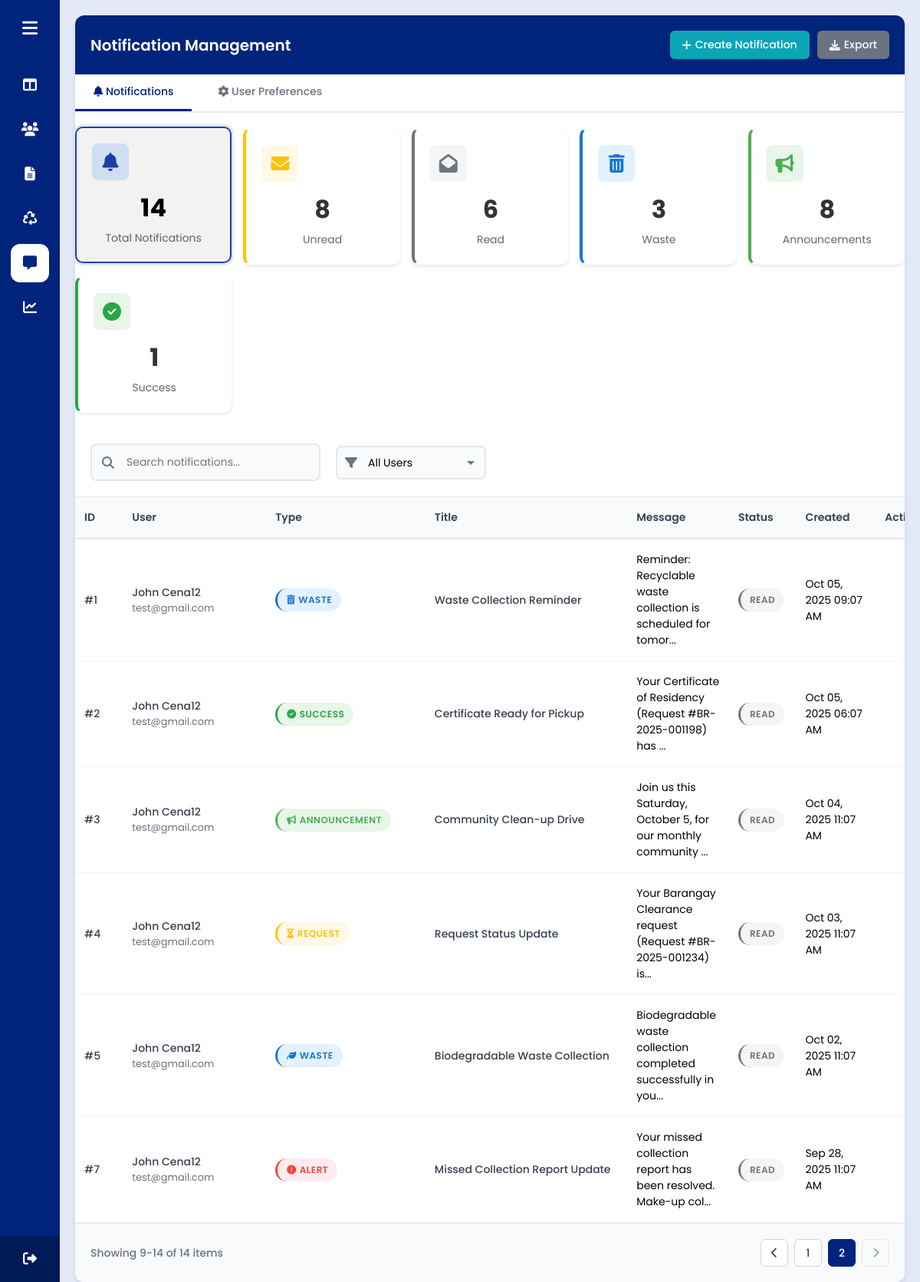
Page /admin/notifications.php?tab=notifications&page=2 (signed in) on the committed database.
### tables this page shows
CREATE TABLE `notifications` (
  `id` int(11) NOT NULL,
  `user_id` int(11) NOT NULL,
  `type` enum('waste','request','announcement','alert','success') NOT NULL,
  `title` varchar(255) NOT NULL,
  `message` text NOT NULL,
  `icon` varchar(50) DEFAULT NULL,
  `is_read` tinyint(1) DEFAULT 0,
  `related_id` int(11) DEFAULT NULL COMMENT 'Related record ID (request_id, report_id, etc)',
  `related_type` varchar(50) DEFAULT NULL COMMENT 'Type of related record',
  `created_at` timestamp NOT NULL DEFAULT current_timestamp(),
  `updated_at` timestamp NOT NULL DEFAULT current_timestamp() ON UPDATE current_timestamp()
);

CREATE TABLE `user` (
  `id` int(11) NOT NULL,
  `first_name` varchar(255) NOT NULL,
  `middle_name` varchar(255) NOT NULL,
  `last_name` varchar(255) NOT NULL,
  `email` varchar(255) NOT NULL,
  `password` varchar(255) NOT NULL,
  `image` varchar(255) NOT NULL,
  `contact_number` varchar(255) NOT NULL,
  `date_of_birth` date DEFAULT NULL,
  `gender` enum('male','female') DEFAULT NULL,
  `civil_status` enum('single','married','divorced','widowed') DEFAULT NULL,
  `occupation` varchar(100) DEFAULT NULL,
  `house_number` varchar(100) DEFAULT NULL,
  `street_name` varchar(255) DEFAULT NULL,
  `barangay` varchar(255) DEFAULT 'Baliwasan',
  `status` enum('active','inactive','moved') DEFAULT 'active',
  `is_new` tinyint(1) DEFAULT 1,
  `created_at` datetime NOT NULL DEFAULT current_timestamp(),
  `updated_at` timestamp NULL DEFAULT NULL ON UPDATE current_timestamp()
);

### admin/notifications.php (the view, shortened to what this page needs)
<?php
require_once("../conn/conn.php");
$activeTab = isset($_GET['tab']) ? $_GET['tab'] : 'notifications';
$itemsPerPage = 8;
$currentPage = isset($_GET['page']) ? (int) $_GET['page'] : 1;
$currentPage = max(1, $currentPage);
$offset = ($currentPage - 1) * $itemsPerPage;
$filterType = isset($_GET['filter_type']) ? $_GET['filter_type'] : 'all';
$searchQuery = isset($_GET['search']) ? trim($_GET['search']) : '';
$notifications = [];
$totalNotifications = 0;
$totalPreferences = 0;
if ($activeTab === 'notifications') {
    $whereConditions = [];
    $params = [];
    $types = "";
    $whereClause = count($whereConditions) > 0 ? "WHERE " . implode(" AND ", $whereConditions) : "";
    try {
        $countSql = "SELECT COUNT(*) as total FROM notifications n
                     INNER JOIN user u ON n.user_id = u.id
                     {$whereClause}";
        $countStmt = $conn->prepare($countSql);
        $countStmt->execute();
        $totalNotifications = $countStmt->get_result()->fetch_assoc()['total'];
        $sql = "
            SELECT
                n.*,
                u.first_name,
                u.middle_name,
                u.last_name,
                u.email,
                u.contact_number
            FROM notifications n
            INNER JOIN user u ON n.user_id = u.id
            {$whereClause}
            ORDER BY n.created_at DESC
            LIMIT ? OFFSET ?
        ";
        $stmt = $conn->prepare($sql);
        $params[] = $itemsPerPage;
        $params[] = $offset;
        $types .= "ii";
        $stmt->bind_param($types, ...$params);
        $stmt->execute();
        $result = $stmt->get_result();
        while ($row = $result->fetch_assoc()) {
            $notifications[] = $row;
        }
    } catch (Exception $e) {
        die("Error fetching notifications: " . $e->getMessage());
    }
    $stats = [
        'total' => 0,
        'read' => 0,
        'unread' => 0,
        'waste' => 0,
        'request' => 0,
        'announcement' => 0,
        'alert' => 0,
        'success' => 0
    ];
    try {
        $statsStmt = $conn->query("
            SELECT
                COUNT(*) as total,
                SUM(CASE WHEN is_read = 1 THEN 1 ELSE 0 END) as read_count,
                SUM(CASE WHEN is_read = 0 THEN 1 ELSE 0 END) as unread_count,
                SUM(CASE WHEN type = 'waste' THEN 1 ELSE 0 END) as waste,
                SUM(CASE WHEN type = 'request' THEN 1 ELSE 0 END) as request,
                SUM(CASE WHEN type = 'announcement' THEN 1 ELSE 0 END) as announcement,
                SUM(CASE WHEN type = 'alert' THEN 1 ELSE 0 END) as alert,
                SUM(CASE WHEN type = 'success' THEN 1 ELSE 0 END) as success
            FROM notifications
        ");
        $statsData = $statsStmt->fetch_assoc();
        $stats = [
            'total' => $statsData['total'],
            'read' => $statsData['read_count'],
            'unread' => $statsData['unread_count'],
            'waste' => $statsData['waste'],
            'request' => $statsData['request'],
            'announcement' => $statsData['announcement'],
            'alert' => $statsData['alert'],
            'success' => $statsData['success']
        ];
    } catch (Exception $e) {
    }
}
$totalPages = $activeTab === 'notifications' ? ceil($totalNotifications / $itemsPerPage) : ceil($totalPreferences / $itemsPerPage);
$totalItems = $activeTab === 'notifications' ? $totalNotifications : $totalPreferences;
?>
<!DOCTYPE html>
<html lang="en" dir="ltr">
<head>
    <?php include '../components/header_links.php'; ?>
    <?php include '../components/admin_side_header.php'; ?>
</head>
<body>
    <?php include '../components/sidebar.php'; ?>
    <section class="home-section">
        <div class="table-container">
            <div class="table-header">
                <h2 class="table-title">Notification Management</h2>
                <div class="table-actions">
                    <?php if ($activeTab === 'notifications'): ?>
                        <button class="btn btn-primary" onclick="createNotification()">
                            <i class="fas fa-plus"></i> Create Notification
                        </button>
                        <button class="btn btn-secondary" onclick="exportNotification()">
                            <i class="fas fa-download"></i> Export
                        </button>
                    <?php else: ?>
                        <button class="btn btn-secondary" onclick="exportPreferences()">
                            <i class="fas fa-download"></i> Export Preferences
                        </button>
                    <?php endif; ?>
                </div>
            </div>
            <div class="tab-navigation">
                <button class="tab-btn <?= $activeTab === 'notifications' ? 'active' : ''; ?>"
                    onclick="switchTab('notifications')">
                    <i class="fas fa-bell"></i> Notifications
                </button>
                <button class="tab-btn <?= $activeTab === 'preferences' ? 'active' : ''; ?>"
                    onclick="switchTab('preferences')">
                    <i class="fas fa-cog"></i> User Preferences
                </button>
            </div>
            <?php if ($activeTab === 'notifications'): ?>
                <div class="stats-grid">
                    <div class="stat-card total clickable-stat <?= $filterType === 'all' ? 'active' : ''; ?>"
                        onclick="filterByStatCard('all')" data-filter="all">
                        <div class="stat-icon"><i class="fas fa-bell"></i></div>
                        <div class="stat-value"><?= $stats['total']; ?></div>
                        <div class="stat-label">Total Notifications</div>
                    </div>
                    <div class="stat-card unread clickable-stat <?= $filterType === 'unread' ? 'active' : ''; ?>"
                        onclick="filterByStatCard('unread')" data-filter="unread">
                        <div class="stat-icon"><i class="fas fa-envelope"></i></div>
                        <div class="stat-value"><?= $stats['unread']; ?></div>
                        <div class="stat-label">Unread</div>
                    </div>
                    <div class="stat-card read clickable-stat <?= $filterType === 'read' ? 'active' : ''; ?>"
                        onclick="filterByStatCard('read')" data-filter="read">
                        <div class="stat-icon"><i class="fas fa-envelope-open"></i></div>
                        <div class="stat-value"><?= $stats['read']; ?></div>
                        <div class="stat-label">Read</div>
                    </div>
                    <div class="stat-card waste clickable-stat <?= $filterType === 'waste' ? 'active' : ''; ?>"
                        onclick="filterByStatCard('waste')" data-filter="waste">
                        <div class="stat-icon"><i class="fas fa-trash-alt"></i></div>
                        <div class="stat-value"><?= $stats['waste']; ?></div>
                        <div class="stat-label">Waste</div>
                    </div>
                    <div class="stat-card announcement clickable-stat <?= $filterType === 'announcement' ? 'active' : ''; ?>"
                        onclick="filterByStatCard('announcement')" data-filter="announcement">
                        <div class="stat-icon"><i class="fas fa-bullhorn"></i></div>
                        <div class="stat-value"><?= $stats['announcement']; ?></div>
                        <div class="stat-label">Announcements</div>
                    </div>
                    <div class="stat-card success clickable-stat <?= $filterType === 'success' ? 'active' : ''; ?>"
                        onclick="filterByStatCard('success')" data-filter="success">
                        <div class="stat-icon"><i class="fas fa-check-circle"></i></div>
                        <div class="stat-value"><?= $stats['success']; ?></div>
                        <div class="stat-label">Success</div>
                    </div>
                </div>
            <?php endif; ?>
            <?php if ($activeTab === 'notifications'): ?>
                <div class="search-filter-wrapper">
                    <div class="search-container">
                        <form method="GET" action="" id="searchForm">
                            <div class="search-box-wrapper">
                                <i class="fas fa-search search-icon"></i>
                                <input type="text" class="search-input" placeholder="Search notifications..." name="search"
                                    id="searchInput" value="<?= htmlspecialchars($searchQuery); ?>">
                            </div>
                        </form>
                    </div>
                    <div class="filters-group">
                        <div class="filter-container">
                            <div class="filter-box-wrapper">
                                <select class="filter-select" id="userFilter" onchange="filterByUser()">
                                    <option value="">All Users</option>
                                </select>
                            </div>
                        </div>
                    </div>
                </div>
            <?php endif; ?>
            <?php if ($activeTab === 'notifications'): ?>
                <div class="table-responsive">
                    <table class="residents-table" id="notificationsTable">
                        <thead>
                            <tr>
                                <th>ID</th>
                                <th>User</th>
                                <th>Type</th>
                                <th>Title</th>
                                <th>Message</th>
                                <th>Status</th>
                                <th>Created</th>
                                <th>Actions</th>
                            </tr>
                        </thead>
                        <tbody>
                            <?php if (count($notifications) > 0): ?>
                                <?php foreach ($notifications as $notification): ?>
                                    <tr>
                                        <td>
                                            <div class="resident-name">#<?= htmlspecialchars($notification['id']); ?></div>
                                        </td>
                                        <td>
                                            <div class="resident-name">
                                                <?= htmlspecialchars($notification['first_name'] . ' ' . $notification['last_name']); ?>
                                            </div>
                                            <div class="resident-email"><?= htmlspecialchars($notification['email'] ?? 'N/A'); ?>
                                            </div>
                                        </td>
                                        <td>
                                            <span class="status-badge <?= htmlspecialchars($notification['type']); ?>">
                                                <i class="fas <?= htmlspecialchars($notification['icon']); ?>"></i>
                                                <?= ucfirst($notification['type']); ?>
                                            </span>
                                        </td>
                                        <td>
                                            <div class="resident-name"><?= htmlspecialchars($notification['title']); ?></div>
                                        </td>
                                        <td>
                                            <?= htmlspecialchars(substr($notification['message'], 0, 60)) . (strlen($notification['message']) > 60 ? '...' : ''); ?>
                                        </td>
                                        <td>
                                            <span class="status-badge <?= $notification['is_read'] ? 'read' : 'unread'; ?>">
                                                <?= $notification['is_read'] ? 'Read' : 'Unread'; ?>
                                            </span>
                                        </td>
                                        <td><?= date("M d, Y h:i A", strtotime($notification['created_at'])); ?></td>
                                        <td>
                                            <div class="action-buttons">
                                            </div>
                                        </td>
                                    </tr>
                                <?php endforeach; ?>
                            <?php endif; ?>
                        </tbody>
                    </table>
                </div>
            <?php endif; ?>
            <?php if ($totalItems > 0): ?>
                <?php renderPagination($currentPage, $totalPages, $totalItems, $offset, $itemsPerPage, $activeTab); ?>
            <?php endif; ?>
        </div>
    </section>
</body>
</html>
<?php
function renderPagination($currentPage, $totalPages, $totalItems, $offset, $itemsPerPage, $tab)
{
    $startRecord = $totalItems > 0 ? $offset + 1 : 0;
    $endRecord = min($offset + $itemsPerPage, $totalItems);
    $queryParams = ['tab' => $tab];
    function buildPaginationUrl($page, $params)
    {
        $params['page'] = $page;
        return '?' . http_build_query($params);
    }
    ?>
    <div class="pagination-container">
        <div class="pagination-info">
            Showing <?= $startRecord; ?>-<?= $endRecord; ?> of <?= $totalItems; ?> items
        </div>
        <div class="pagination-controls">
            <div class="pagination">
                <?php if ($currentPage > 1): ?>
                    <a href="<?= buildPaginationUrl($currentPage - 1, $queryParams); ?>">
                        <i class="fas fa-chevron-left"></i>
                    </a>
                <?php else: ?>
                    <span class="disabled"><i class="fas fa-chevron-left"></i></span>
                <?php endif; ?>
                <?php
                $startPage = max(1, $currentPage - 2);
                $endPage = min($totalPages, $currentPage + 2);
                    ?>
                <?php for ($i = $startPage; $i <= $endPage; $i++): ?>
                    <?php if ($i == $currentPage): ?>
                        <span class="current"><?= $i; ?></span>
                    <?php else: ?>
                        <a href="<?= buildPaginationUrl($i, $queryParams); ?>"><?= $i; ?></a>
                    <?php endif; ?>
                <?php endfor; ?>
                <?php if ($currentPage < $totalPages): ?>
                    <a href="<?= buildPaginationUrl($currentPage + 1, $queryParams); ?>">
                        <i class="fas fa-chevron-right"></i>
                    </a>
                <?php else: ?>
                    <span class="disabled"><i class="fas fa-chevron-right"></i></span>
                <?php endif; ?>
            </div>
        </div>
    </div>
    <?php
}
?>

### rows in the picture
notifications: id "1", user.last_name "John Cena12", user.email "test@gmail.com", type "WASTE", title "Waste Collection Reminder", message "Reminder: Recyclable waste collection is scheduled for tomor", is_read "READ", created_at "Oct 05, 2025 09:07 AM"
notifications: id "2", user.last_name "John Cena12", user.email "test@gmail.com", type "SUCCESS", title "Certificate Ready for Pickup", message "Your Certificate of Residency (Request #BR-2025-001198) has", is_read "READ", created_at "Oct 05, 2025 06:07 AM"
notifications: id "3", user.last_name "John Cena12", user.email "test@gmail.com", type "ANNOUNCEMENT", title "Community Clean-up Drive", message "Join us this Saturday, October 5, for our monthly community", is_read "READ", created_at "Oct 04, 2025 11:07 AM"
notifications: id "4", user.last_name "John Cena12", user.email "test@gmail.com", type "REQUEST", title "Request Status Update", message "Your Barangay Clearance request (Request #BR-2025-001234) is", is_read "READ", created_at "Oct 03, 2025 11:07 AM"
notifications: id "5", user.last_name "John Cena12", user.email "test@gmail.com", type "WASTE", title "Biodegradable Waste Collection", message "Biodegradable waste collection completed successfully in you", is_read "READ", created_at "Oct 02, 2025 11:07 AM"
notifications: id "7", user.last_name "John Cena12", user.email "test@gmail.com", type "ALERT", title "Missed Collection Report Update", message "Your missed collection report has been resolved. Make-up col", is_read "READ", created_at "Sep 28, 2025 11:07 AM"

### other values in the picture
$stats['total'] "14"
$stats['unread'] "8"
$stats['read'] "6"
$stats['waste'] "3"
$stats['announcement'] "8"
$stats['success'] "1"
$startRecord "9"
$endRecord "14"
$totalItems "14"
